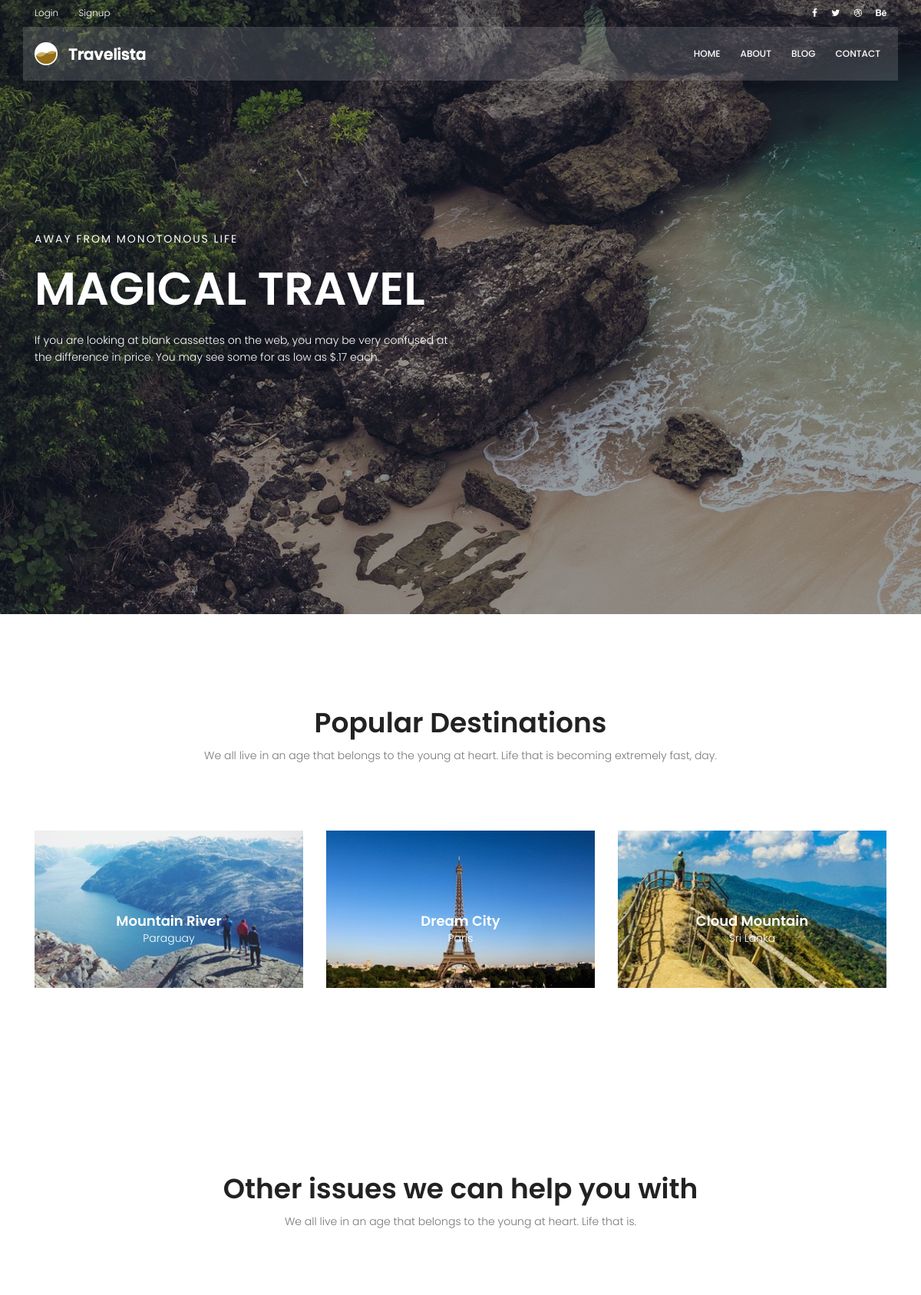
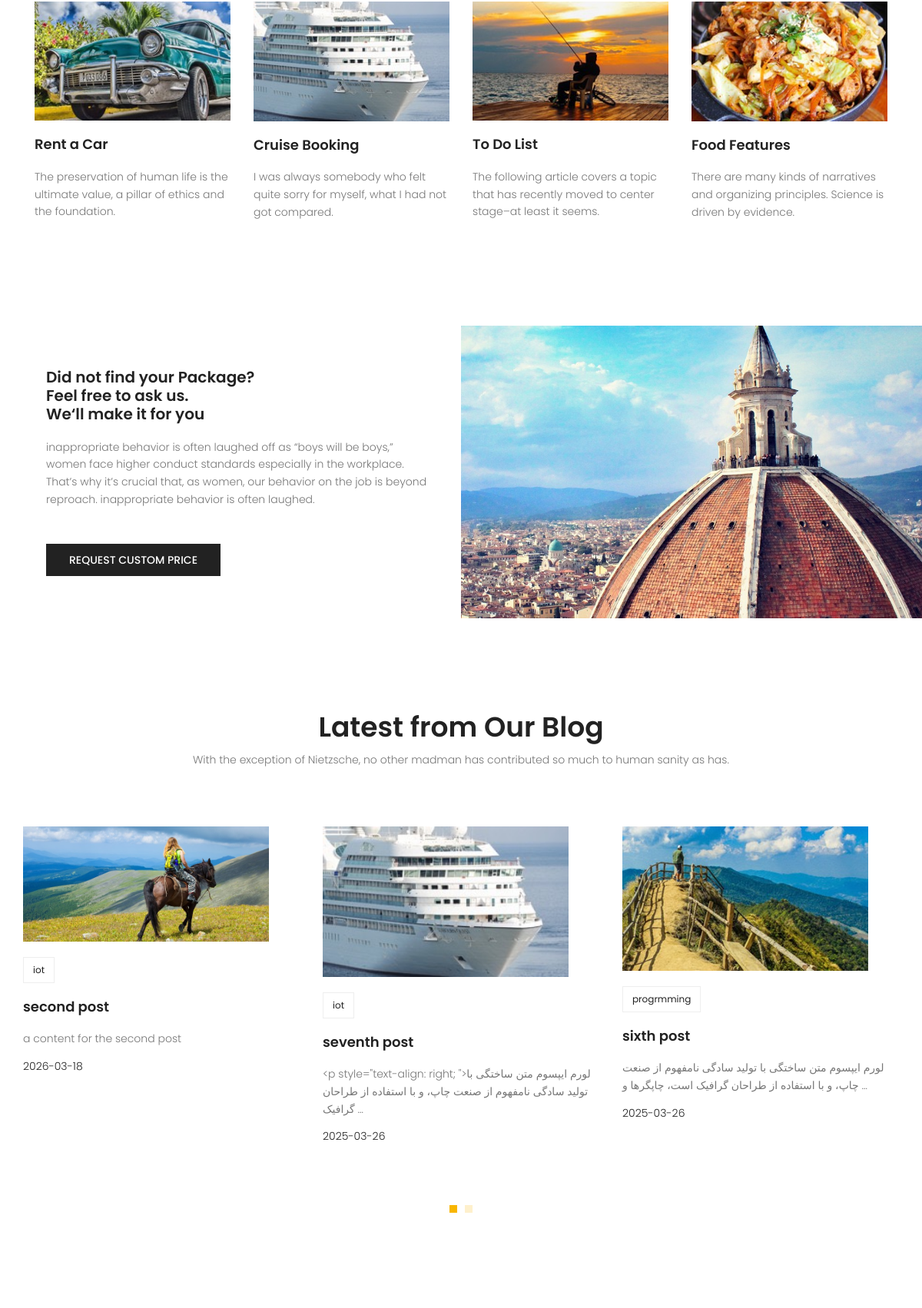
The page / (upper part) on the database its author committed (2 pictures, top to bottom).
### blog/models.py (models this page shows, shortened)
class Post(models.Model):
    image=models.ImageField(upload_to='blog',default='blog/default.jpg')
    author=models.ForeignKey(User,on_delete=models.SET_NULL,null=True)
    title=models.CharField(max_length=200)
    content =models.TextField()
    tags=TaggableManager()
    login_require = models.BooleanField(default=False)
    category=models.ManyToManyField(Category)
    counted_views = models.IntegerField(default=0)
    status = models.BooleanField(default=False)
    published_date = models.DateTimeField(null=True)
    created_date = models.DateTimeField(auto_now_add=True)
    updated_date = models.DateTimeField(auto_now=True)
    class Meta:
        ordering = ['-created_date']

class Category(models.Model):
    name=models.CharField(max_length=200)

### website/views.py (the view)
# urls.py: path('',index_view,name="index"),
def index_view(request):
    return render(request,'website/index.html')

### website/templatetags/website-tags.py (called while the page is built)
@register.inclusion_tag('website/website-latest-post.html')
def latest_post(arg=6):
    posts=Post.objects.filter(status=1,published_date__lte=timezone.now()).order_by('-published_date')[:arg]
    return {'posts':posts}

### templates/website/index.html (shortened to what this page needs)
{% extends "base.html" %}
{% load static %}
{% block content %}
{% load website-tags %}
<section class="banner-area relative">
	<div class="overlay overlay-bg"></div>
	<div class="container">
		<div class="row fullscreen align-items-center justify-content-between">
			<div class="col-lg-6 col-md-6 banner-left">
				<h6 class="text-white">Away from monotonous life</h6>
				<h1 class="text-white">Magical Travel</h1>
				<p class="text-white">
					If you are looking at blank cassettes on the web, you may be very confused at the difference in
					price. You may see some for as low as $.17 each.
				</p>
			</div>
		</div>
	</div>
</section>
<section class="popular-destination-area section-gap">
	<div class="container">
		<div class="row d-flex justify-content-center">
			<div class="menu-content pb-70 col-lg-8">
				<div class="title text-center">
					<h1 class="mb-10">Popular Destinations</h1>
					<p>We all live in an age that belongs to the young at heart. Life that is becoming extremely fast,
						day.</p>
				</div>
			</div>
		</div>
		<div class="row">
			<div class="col-lg-4">
				<div class="single-destination relative">
					<div class="thumb relative">
						<img class="img-fluid" src="{% static 'img/d1.jpg' %}" alt="">
					</div>
					<div class="desc">
						<h4>Mountain River</h4>
						<p>Paraguay</p>
					</div>
				</div>
			</div>
			<div class="col-lg-4">
				<div class="single-destination relative">
					<div class="thumb relative">
						<img class="img-fluid" src="{% static 'img/d2.jpg' %}" alt="">
					</div>
					<div class="desc">
						<h4>Dream City</h4>
						<p>Paris</p>
					</div>
				</div>
			</div>
			<div class="col-lg-4">
				<div class="single-destination relative">
					<div class="thumb relative">
						<img class="img-fluid" src="{% static 'img/d3.jpg' %}" alt="">
					</div>
					<div class="desc">
						<h4>Cloud Mountain</h4>
						<p>Sri Lanka</p>
					</div>
				</div>
			</div>
		</div>
	</div>
</section>
<section class="other-issue-area section-gap">
	<div class="container">
		<div class="row d-flex justify-content-center">
			<div class="menu-content pb-70 col-lg-9">
				<div class="title text-center">
					<h1 class="mb-10">Other issues we can help you with</h1>
					<p>We all live in an age that belongs to the young at heart. Life that is.</p>
				</div>
			</div>
		</div>
		<div class="row">
			<div class="col-lg-3 col-md-6">
				<div class="single-other-issue">
					<div class="thumb">
						<img class="img-fluid" src="{% static 'img/o1.jpg' %}" alt="">
					</div>
					<a href="#">
						<h4>Rent a Car</h4>
					</a>
					<p>
						The preservation of human life is the ultimate value, a pillar of ethics and the foundation.
					</p>
				</div>
			</div>
			<div class="col-lg-3 col-md-6">
				<div class="single-other-issue">
					<div class="thumb">
						<img class="img-fluid" src="{% static 'img/o2.jpg' %}" alt="">
					</div>
					<a href="#">
						<h4>Cruise Booking</h4>
					</a>
					<p>
						I was always somebody who felt quite sorry for myself, what I had not got compared.
					</p>
				</div>
			</div>
			<div class="col-lg-3 col-md-6">
				<div class="single-other-issue">
					<div class="thumb">
						<img class="img-fluid" src="{% static 'img/o3.jpg' %}" alt="">
					</div>
					<a href="#">
						<h4>To Do List</h4>
					</a>
					<p>
						The following article covers a topic that has recently moved to center stage–at least it seems.
					</p>
				</div>
			</div>
			<div class="col-lg-3 col-md-6">
				<div class="single-other-issue">
					<div class="thumb">
						<img class="img-fluid" src="{% static 'img/o4.jpg' %}" alt="">
					</div>
					<a href="#">
						<h4>Food Features</h4>
					</a>
					<p>
						There are many kinds of narratives and organizing principles. Science is driven by evidence.
					</p>
				</div>
			</div>
		</div>
	</div>
</section>
<section class="home-about-area">
	<div class="container-fluid">
		<div class="row align-items-center justify-content-end">
			<div class="col-lg-6 col-md-12 home-about-left">
				<h1>
					Did not find your Package? <br>
					Feel free to ask us. <br>
					We‘ll make it for you
				</h1>
				<p>
					inappropriate behavior is often laughed off as “boys will be boys,” women face higher conduct
					standards especially in the workplace. That’s why it’s crucial that, as women, our behavior on the
					job is beyond reproach. inappropriate behavior is often laughed.
				</p>
				<a href="#" class="primary-btn text-uppercase">request custom price</a>
			</div>
			<div class="col-lg-6 col-md-12 home-about-right no-padding">
				<img class="img-fluid" src="{% static 'img/about-img.jpg' %}" alt="">
			</div>
		</div>
	</div>
</section>
{% latest_post %}
{% endblock %}

### templates/website/website-latest-post.html
{% load static %}
<section class="recent-blog-area section-gap">
	<div class="container">
		<div class="row d-flex justify-content-center">
			<div class="menu-content pb-60 col-lg-9">
				<div class="title text-center">
					<h1 class="mb-10">Latest from Our Blog</h1>
					<p>With the exception of Nietzsche, no other madman has contributed so much to human sanity as has.
					</p>
				</div>
			</div>
		</div>
		<div class="row">
			<div class="active-recent-blog-carusel">
                {% for post in posts %}
				<div class="single-recent-blog-post item">
					<div class="thumb">
						<img class="img-fluid" src="{{post.image.url}}" alt="">
					</div>
					<div class="details">
						<div class="tags">
							<ul>
                                {% for cat in post.category.all %}
								<li>
									<a href="{% url 'blog:category' cat_name=cat.name %}">{{cat.name}}</a>
								</li>
								{% endfor %}
							</ul>
						</div>
						<a href="{% url 'blog:single' pid=post.id %}">
							<h4 class="title">{{post.title}}</h4>
						</a>
						<p>
							{{post.content|truncatewords:20}}
						</p>
						<h6 class="date">{{post.published_date|date:"Y-m-d"}}</h6>
					</div>
				</div>
				{% endfor %}
			</div>
		</div>
	</div>
</section>

### static/css/main.css (style rules this page uses)
body { color: #777777; font-family: "Poppins", sans-serif; font-size: 14px; font-weight: 300; line-height: 1.625em; position: relative; }
ol, ul { margin: 0; padding: 0; list-style: none; }
a { -webkit-transition: all 0.3s ease 0s; -moz-transition: all 0.3s ease 0s; -o-transition: all 0.3s ease 0s; transition: all 0.3s ease 0s; }
a, a:focus, a:hover { text-decoration: none; outline: 0; }
h1, h2, h3, h4, h5, h6 { font-family: "Poppins", sans-serif; color: #222222; line-height: 1.2em !important; margin-bottom: 0; margin-top: 0; font-weight: 600; }
h1, .h1 { font-size: 36px; }
h4, .h4 { font-size: 18px; }
h6, .h6 { font-size: 14px; color: #222222; }
.mb-10 { margin-bottom: 10px; }
.pb-60 { padding-bottom: 60px; }
.pb-70 { padding-bottom: 70px; }
.text-white { color: #fff; }
.text-center { text-align: center; }
.relative { position: relative; }
.overlay { position: absolute; left: 0; right: 0; top: 0; bottom: 0; }
.no-padding { padding: 0; }
h1 { font-size: 36px; }
h4 { font-size: 18px; }
h6 { font-size: 14px; }
h1, h2, h3, h4, h5, h6 { line-height: 1.5em; }
.section-gap { padding: 120px 0; }
.primary-btn { background: #f8b600; line-height: 42px; padding-left: 30px; padding-right: 30px; border: none; color: #fff; display: inline-block; font-size: 14px; font-weight: 500; position: relative; -webkit-transition: all 0.3s ease 0s; -moz-transition: all 0.3s ease 0s; -o-transition: all 0.3s ease 0s; transition: all 0.3s ease 0s; cursor: pointer; position: relative; }
.banner-area { background: url(../img/hero-bg.jpg) center; background-size: cover; }
.banner-area .overlay-bg { background: rgba(4, 9, 30, 0.4); }
.banner-left h6 { text-transform: uppercase; font-weight: 400; font-size: 14px; letter-spacing: 2px; }
.banner-left h1 { margin: 20px 0; font-size: 60px; text-transform: uppercase; }
.banner-left p { margin: 20px 0px; }
.single-destination { -webkit-transition: all 0.3s ease 0s; -moz-transition: all 0.3s ease 0s; -o-transition: all 0.3s ease 0s; transition: all 0.3s ease 0s; }
.single-destination .thumb { position: relative; }
.single-destination .thumb img { width: 100%; }
.single-destination .desc { text-align: center; position: absolute; width: 100%; left: 50%; top: 50%; transform: translate(-50%, -50%); }
.single-destination .desc h4 { color: #fff; }
.single-destination .desc p { color: #fff; font-size: 14px; font-weight: 300; margin-bottom: 0px; }
.single-other-issue .thumb { overflow: hidden; }
.single-other-issue .thumb img { width: 100%; -webkit-transition: all 0.3s ease 0s; -moz-transition: all 0.3s ease 0s; -o-transition: all 0.3s ease 0s; transition: all 0.3s ease 0s; }
.single-other-issue h4 { margin: 20px 0; -webkit-transition: all 0.3s ease 0s; -moz-transition: all 0.3s ease 0s; -o-transition: all 0.3s ease 0s; transition: all 0.3s ease 0s; }
.home-about-area .home-about-left { padding-left: 20%; }
@media (max-width: 1366px) { .home-about-area .home-about-left { padding-left: 5%; } }
.home-about-area .home-about-left h1 { max-width: 510px; }
@media (max-width: 1366px) { .home-about-area .home-about-left h1 { font-size: 20px; } }
.home-about-area .home-about-left p { max-width: 500px; padding: 20px 0; }
.home-about-area .home-about-left .primary-btn { margin-top: 10px; background: #222; font-size: 14px; }
.home-about-area .home-about-right img { width: 100%; }
.recent-blog-area .single-recent-blog-post .thumb { overflow: hidden; }
.recent-blog-area .single-recent-blog-post .thumb img { -webkit-transition: all 0.3s ease 0s; -moz-transition: all 0.3s ease 0s; -o-transition: all 0.3s ease 0s; transition: all 0.3s ease 0s; max-width: 320px; max-height: 200px; }
.recent-blog-area .single-recent-blog-post .tags { margin: 20px 0px; }
.recent-blog-area .single-recent-blog-post .tags li { display: inline-block; border: 1px solid #eee; padding: 4px 12px; -webkit-transition: all 0.3s ease 0s; -moz-transition: all 0.3s ease 0s; -o-transition: all 0.3s ease 0s; transition: all 0.3s ease 0s; }
.recent-blog-area .single-recent-blog-post .tags li a { font-weight: 400; font-size: 12px; color: #222; }
.recent-blog-area .single-recent-blog-post .title { -webkit-transition: all 0.3s ease 0s; -moz-transition: all 0.3s ease 0s; -o-transition: all 0.3s ease 0s; transition: all 0.3s ease 0s; margin: 20px 0; }
.recent-blog-area .single-recent-blog-post .date { color: #222; font-weight: 300; }

### rows shown on the page
Post: image (placeholder picture), title "second post", content "a content for the second post", published_date "2026-03-18"
Category: name "iot"
Post: image (picture), title "seventh post", content "<p style=\"text-align: right; \">لورم ایپسوم متن ساختگی با تولید سادگی نامفهوم از صنعت چاپ، و با استفاده از طراحان گرافیک …", published_date "2025-03-26"
Post: image (picture), title "sixth post", content "لورم ایپسوم متن ساختگی با تولید سادگی نامفهوم از صنعت چاپ، و با استفاده از طراحان گرافیک است، چاپگرها و …", published_date "2025-03-26"
Category: name "progrmming"
